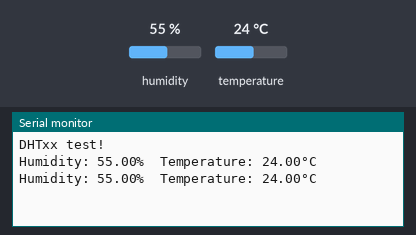
Bench run of a sketch on a simulated Arduino Mega 2560, built with avr-gcc and run on an emulated ATmega2560. On the bench: the last lines printed to the serial monitor. The test bench sets the inputs (shaded band); at power-on: humidity 55 %, temperature 24 °C.

Above: at 4.8 s.
4.9 s: humidity set to 22 %
At 6.6 s:
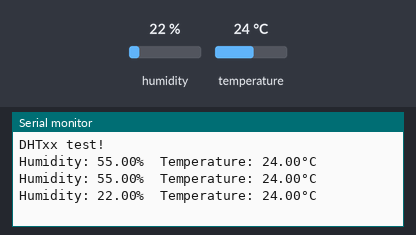
7.9 s: temperature set to 12 °C
At 9.2 s:
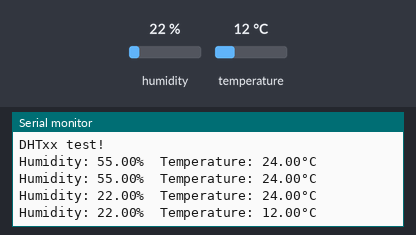
14.4 s: humidity set to 40 %
At 15.9 s:
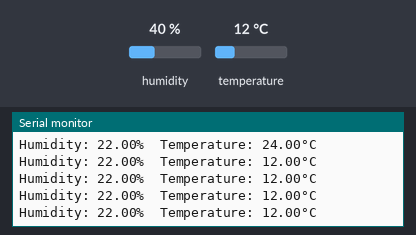
Timing chart, 0 to 17.4 s (numbered marks = the images above; inputs shaded):
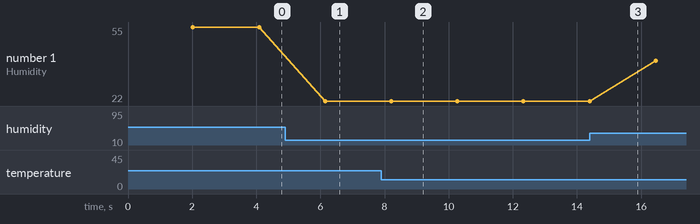

The sketch:

playing_temp_and_humidity_on_nextion_display_using_dht11_sen.ino
```cpp
#include "DHT.h"

#define DHTPIN 4
#define DHTTYPE DHT11
#define displaySerial Serial2

DHT dht(DHTPIN, DHTTYPE);

void setup() {
  Serial.begin(9600);
  displaySerial.begin(9600);
  Serial.println(F("DHTxx test!"));

  dht.begin();
}

void loop() {
  delay(2000);


  float h = dht.readHumidity();
  // Read temperature as Celsius (the default)
  float t = dht.readTemperature();
  // Read temperature as Fahrenheit (isFahrenheit = true)
  float f = dht.readTemperature(true);
  if (isnan(h) || isnan(t) || isnan(f)) {
    Serial.println(F("Failed to read from DHT sensor!"));
    return;
  }


  Serial.print(F("Humidity: "));
  Serial.print(h);
  Serial.print(F("%  Temperature: "));
  Serial.print(t);
  Serial.println(F("°C "));
  String temp = "t0.txt=\"Temp: "  +String(t) + "\"";
  writeString(temp);
//  String humi = "t2.txt=\"Humi: " + String(h) + "\"";
//  writeString(humi);
  int i = map(t,20,30,1,100);
  String te = "j0.val=" +String(i);
  writeString(te);

}

void writeString(String stringData) {
  for (int i = 0; i < stringData.length(); i++)
    displaySerial.write(stringData[i]);

  displaySerial.write(0xff);
  displaySerial.write(0xff);
  displaySerial.write(0xff);
  displaySerial.flush();
}
```

Measured:
- after the input at 4.9 s, the serial monitor: prints a new line after 1.2 s (image 1)
- after the input at 7.9 s, the serial monitor: prints a new line after 0.31 s (image 2)
- plotted number 1: 55 → 22 after the input at 4.9 s, 22 → 40 after the input at 14.4 s
